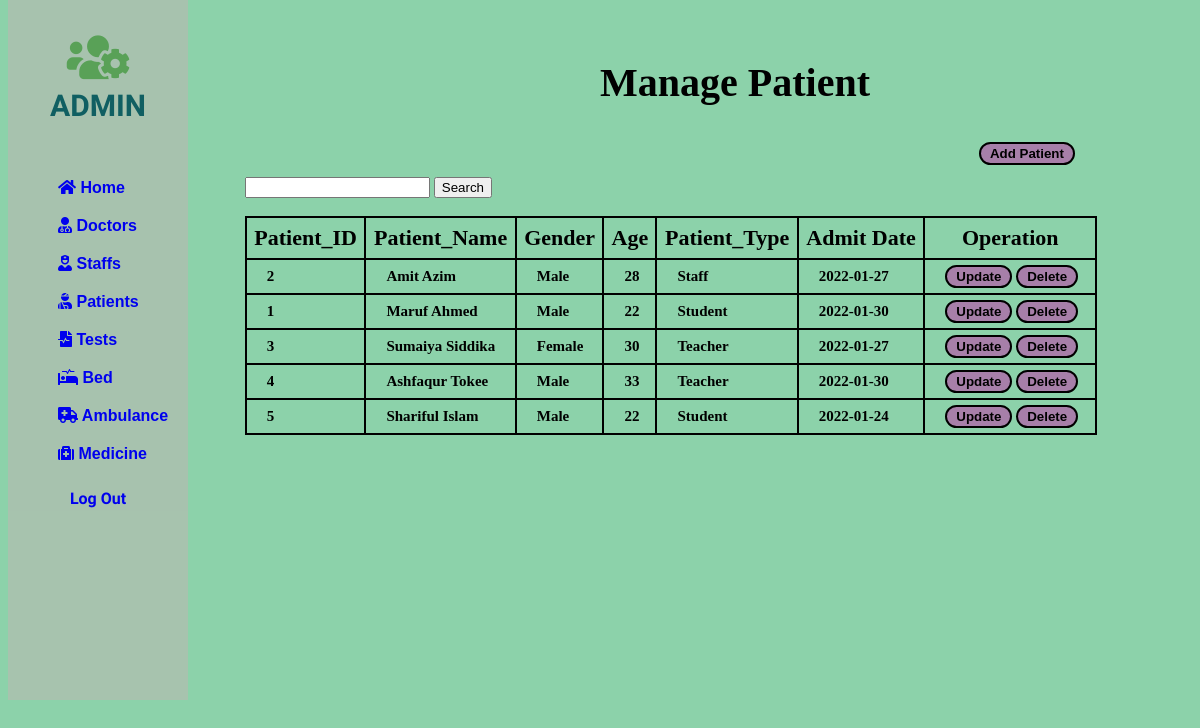
/php/patient/search.php, run on an earlier commit of the app's database.
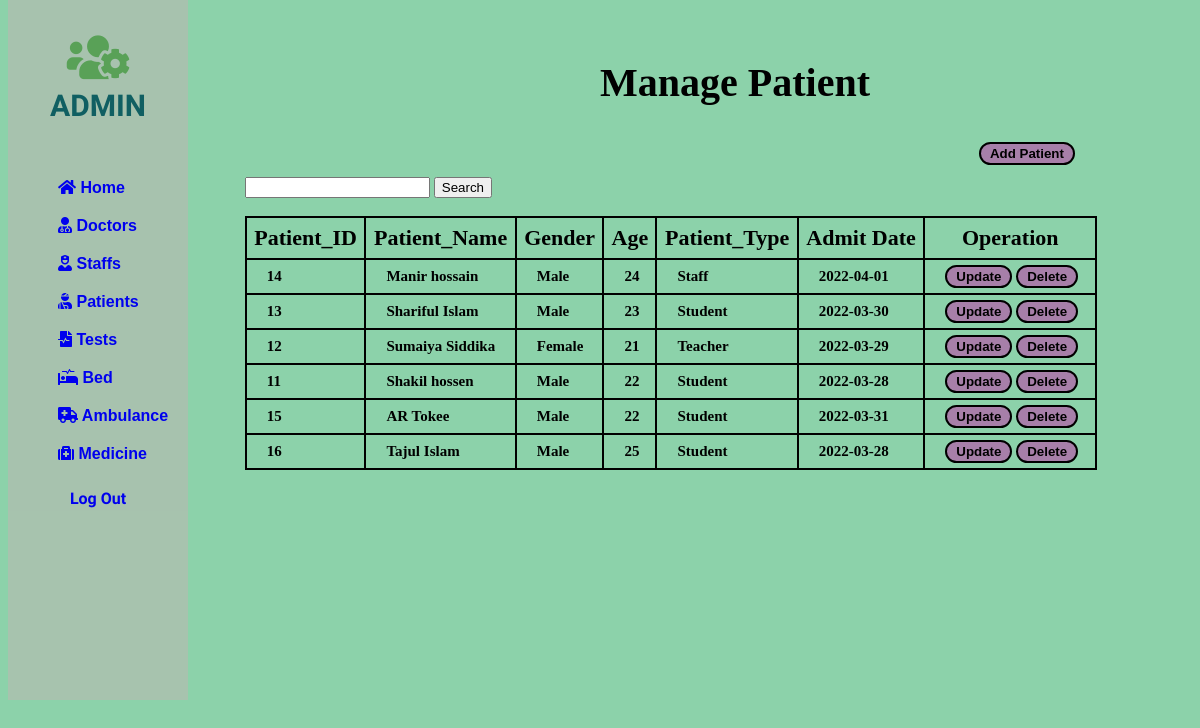
And on a later commit of the database.
### tables this page shows
CREATE TABLE IF NOT EXISTS `patient` (
  `P_ID` int NOT NULL AUTO_INCREMENT,
  `P_Name` varchar(225) NOT NULL,
  `Gender` enum('Male','Female','Others') NOT NULL,
  `Age` int NOT NULL,
  `P_Type` varchar(225) NOT NULL,
  `A_Date` date NOT NULL,
  `D_ID` int DEFAULT NULL,
  PRIMARY KEY (`P_ID`),
  UNIQUE KEY `P_ID` (`P_ID`)
);

### php/patient/search.php (the view, shortened to what this page needs)
<!DOCTYPE html>
<html lang="en">
<head>
    <link rel="stylesheet" href="https://use.fontawesome.com/releases/v5.15.4/css/all.css">
</head>
<body>
    <div class="slidebar">
        <header>
            <span>
                <i class="fas fa-users-cog"></i><br>
            </span>
            ADMIN
        </header>
        <ul>
            <li>
                <a href="/php/home.php"><i class="fas fa-home"></i> Home</a>
            </li>
            <li>
                <a href="/php/Doctor/doctor.php"><i class="fas fa-user-md"></i> Doctors</a>
            </li>
            <li>
                <a href="/php/staff/staff.php"><i class="fas fa-user-nurse"></i> Staffs</a>
            </li>
            <li>
                <a href="/php/patient/patient.php"><i class="fas fa-user-injured"></i> Patients</a>
            </li>
            <li>
                <a href="/php/test/test.php"><i class="fas fa-file-medical-alt"></i> Tests</a>
            </li>
            <li>
                <a href="/php/bed/bed.php"><i class="fas fa-procedures"></i> Bed</a>
            </li>
            <li>
                <a href="/php/Ambulence/ambulence.php"><i class="fas fa-ambulance"></i> Ambulance</a>
            </li>
            <li>
                <a href="/php/medicine/medicine.php"><i class="fas fa-medkit"></i> Medicine</a>
            </li>
        </ul>
        <div>
            <a style="text-decoration: none;" href="/php/index.php">
                <div class="logout">
                    Log Out
                </div>
            </a>
        </div>
    </div>
    <div class="container">
        <div class="row">
            <div style="margin-left: 50%; margin-top: 5%;">
                <h2>Manage <b>Patient</b></h2>
            </div>
            <div style="margin-left: 82%; margin-top: 3%;">
                <button><a href="add-patient.php">Add Patient</a></button>
            </div>
        </div>
    </div>
    <div class="card-body">
        <div style="margin-left: 20%; margin-top: 1%;">
          <form method="post" action="search.php">
                <input type="text" name="search" required />
                <input type="submit" value="Search" />
            </form>
            <br>
            <table id="dataTable" width="90%" cellspacing="10">
                <thead>
                    <tr>
                        <th> Patient_ID </th>
                        <th> Patient_Name </th>
                        <th> Gender </th>
                        <th> Age </th>
                        <th> Patient_Type </th>
                        <th> Admit Date </th>
                        <th> Operation </th>
                    </tr>
                </thead>
                <tbody>
                    <?php
                    $search = $_POST['search'];
                    include 'db_conn.php';
                    $sql = "select * from patient where P_ID like '%$search%' OR P_Name like '%$search%' OR Gender like '%$search%' OR Age like '%$search%' OR P_Type like '%$search%' OR A_Date like '%$search%'";
                    $query = mysqli_query($conn, $sql);
                    while ($Patient_data = mysqli_fetch_array($query)) {
                    ?>
                        <tr>
                            <td><b><?php echo $Patient_data['P_ID'];  ?></b></td>
                            <td><?php echo $Patient_data['P_Name'];  ?></td>
                            <td><?php echo $Patient_data['Gender'];  ?></td>
                            <td><?php echo $Patient_data['Age'];  ?></td>
                            <td><?php echo $Patient_data['P_Type'];  ?></td>
                            <td><?php echo $Patient_data['A_Date'];  ?></td>
                            <td style="width: 140px;">
                                <button> <a href="/php/patient/update.php?P_ID=<?php echo $Patient_data['P_ID'];  ?>" class="btn btn-success"><b>Update</b></a></button>
                                <button><a href="/php/patient/Delete.php?P_ID=<?php echo $Patient_data['P_ID']; ?>" class="btn btn-danger"><b>Delete</b></a></button>
                            </td>
                        </tr>
                    <?php
                    }
                    ?>
                </tbody>
            </table>
        </div>
    </div>
</body>
</html>

What changed in the data, as far as the page shows it:
removed patient: P_ID "2", P_Name "Amit Azim", Gender "Male", Age "28", P_Type "Staff", A_Date "2022-01-27"
removed patient: P_ID "1", P_Name "Maruf Ahmed", Gender "Male", Age "22", P_Type "Student", A_Date "2022-01-30"
removed patient: P_ID "3", P_Name "Sumaiya Siddika", Gender "Female", Age "30", P_Type "Teacher", A_Date "2022-01-27"
removed patient: P_ID "4", P_Name "Ashfaqur Tokee", Gender "Male", Age "33", P_Type "Teacher", A_Date "2022-01-30"
removed patient: P_ID "5", P_Name "Shariful Islam", Gender "Male", Age "22", P_Type "Student", A_Date "2022-01-24"
added patient: P_ID "14", P_Name "Manir hossain", Gender "Male", Age "24", P_Type "Staff", A_Date "2022-04-01"
added patient: P_ID "13", P_Name "Shariful Islam", Gender "Male", Age "23", P_Type "Student", A_Date "2022-03-30"
added patient: P_ID "12", P_Name "Sumaiya Siddika", Gender "Female", Age "21", P_Type "Teacher", A_Date "2022-03-29"
added patient: P_ID "11", P_Name "Shakil hossen", Gender "Male", Age "22", P_Type "Student", A_Date "2022-03-28"
added patient: P_ID "15", P_Name "AR Tokee", Gender "Male", Age "22", P_Type "Student", A_Date "2022-03-31"
added patient: P_ID "16", P_Name "Tajul Islam", Gender "Male", Age "25", P_Type "Student", A_Date "2022-03-28"
